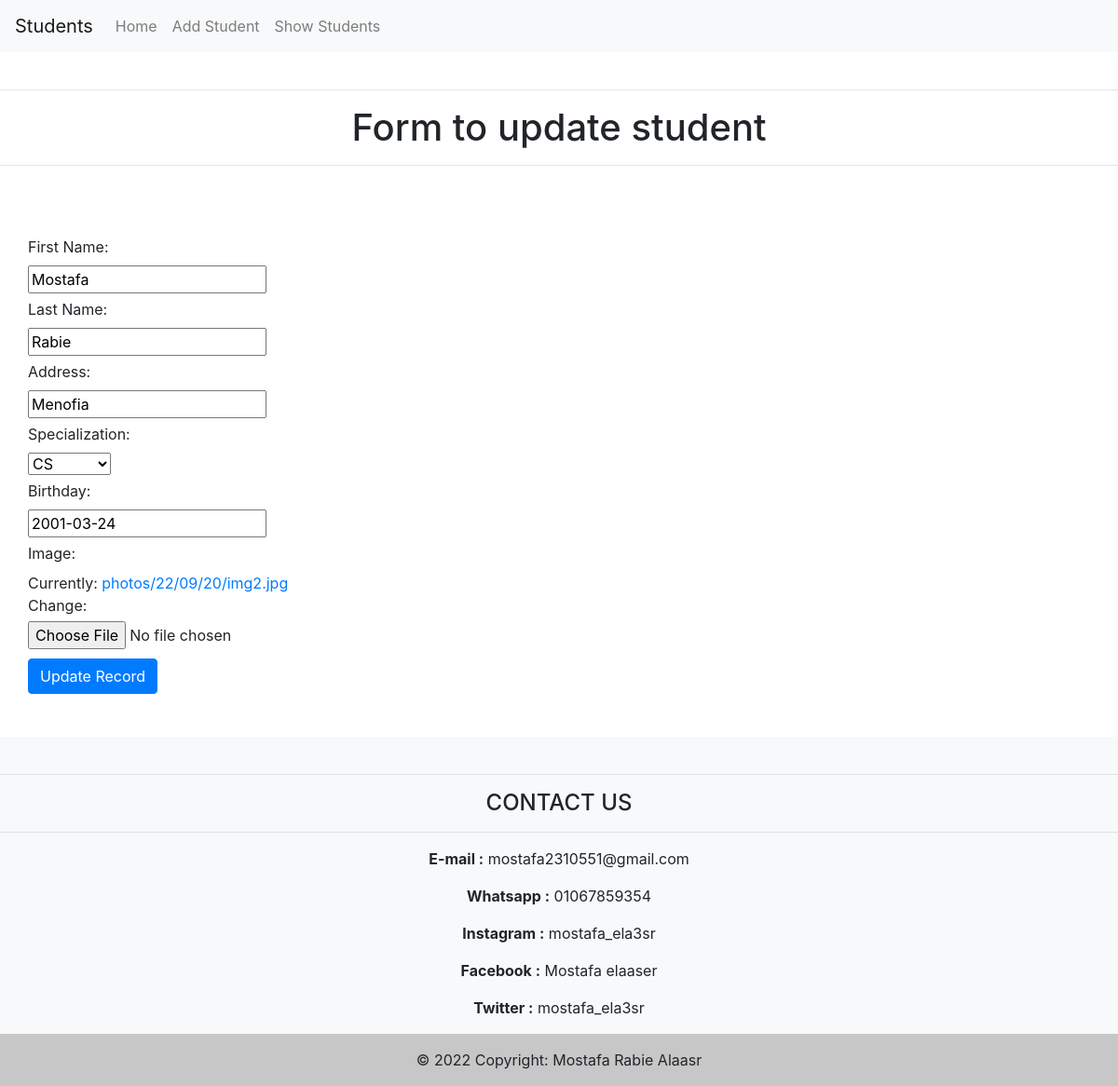
Screenshot of /pages/updatestudent/15 with the database file from the repository.
### pages/models.py (models this page shows, shortened)
class student (models.Model):
    choices = [("CS" , "CS"),("IS" , "IS"),("IT" , "IT")]
    f_name = models.CharField(max_length=20 , null = True , verbose_name="First Name" )
    l_name = models.CharField(max_length=20 , null = True , verbose_name="Last Name" )
    address = models.CharField(max_length=50 , default="Menofia" , verbose_name="Address" )
    specialization = models.CharField( max_length=50 , choices=choices , null = True )
    birthDate = models.DateField(null = True , verbose_name="Birthday")
    image = models.ImageField(upload_to='photos/%y/%m/%d' , default= 'photos/22/09/20/img2.jpg')

### pages/views.py (the view)
# urls.py: path('updatestudent/<int:id>',views.UpdateStudent , name = 'updatestudent'),
def UpdateStudent(request , id):
    student_id = student.objects.get(id= id)
    if request.method == 'POST':
        student_save = StudentForm(request.POST , request.FILES , instance= student_id)
        if student_save.is_valid():
            student_save.save()
            return redirect('/pages/showstudent')
    else:
        student_save = StudentForm(instance= student_id)
    context ={
        'edit_student' : student_save
    }
    return render(request , 'pages/updatestudent.html' , context)

### pages/forms.py
class StudentForm (forms.ModelForm):
    class Meta:
        model=student
        fields='__all__'

### templates/pages/updatestudent.html (shortened to what this page needs)
{% extends "base_st.html" %}
{% block content %}
<br><hr/>
<h1>Form to update student</h1>
<hr/><br>
<form method = "POST">
    {{edit_student}}
 <button type="submit" class="btn btn-primary">Update Record</button>
</form>
{% endblock  %}

### app/static/css/style.css (style rules this page uses)
label , input { display: block; margin-top: 5px; }
button { margin-top: 10px; }
h1 { text-align: center; }

### templates/pages/updatestudent.html (style rules this page uses)
form { padding: 30px }

### rows the page displays
student: f_name "Mostafa", l_name "Rabie", address "Menofia", specialization "CS", birthDate "2001-03-24"
